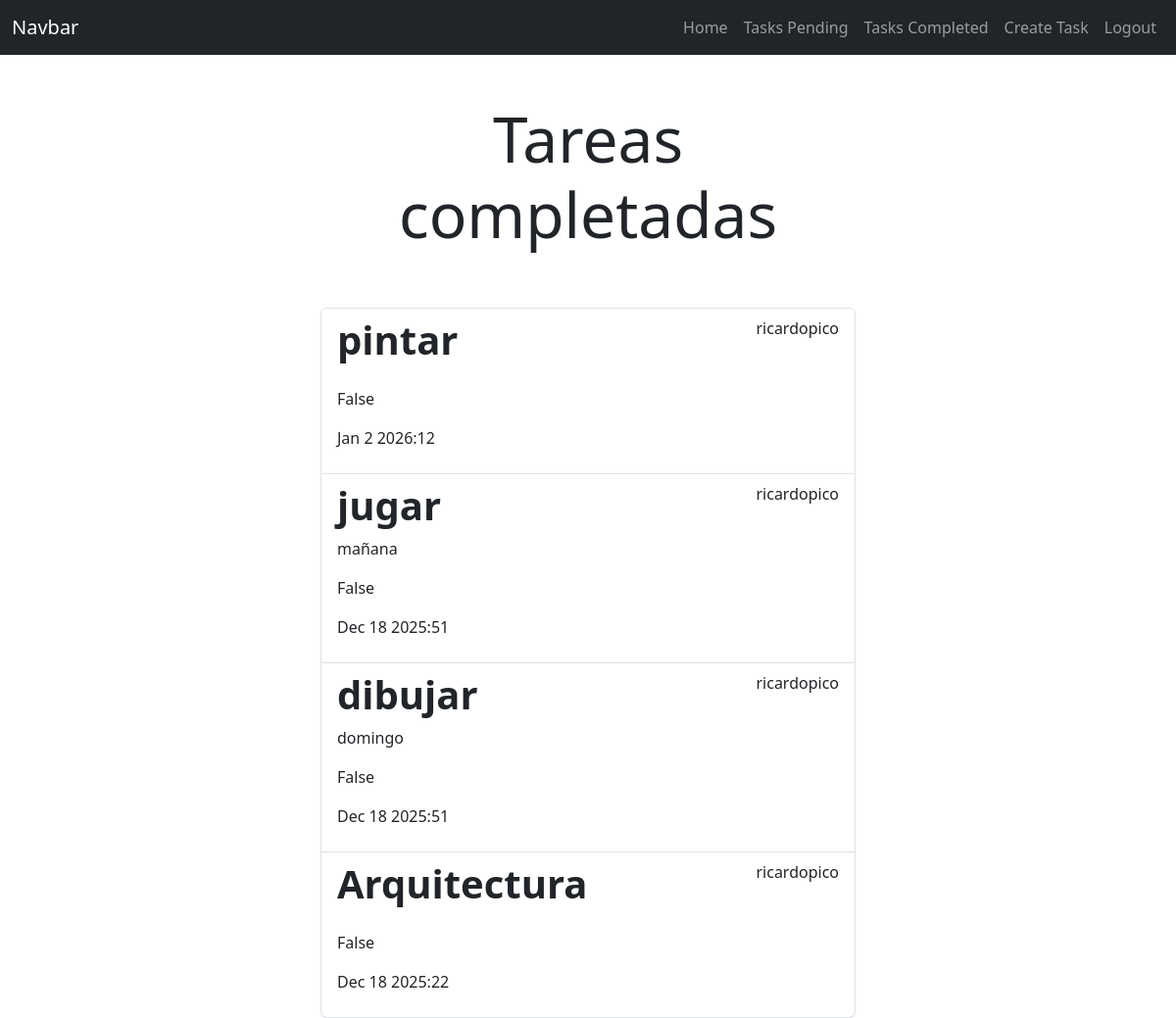
The page /tasks_completed/ (signed in) on the database its author committed.
### tasks/models.py (models this page shows, shortened)
class Task(models.Model):
    title = models.CharField(max_length=100)
    description = models.TextField(blank=True)
    created = models.DateTimeField(auto_now_add=True)
    datecompleted = models.DateTimeField(null=True, blank=True)
    important = models.BooleanField(default=False)
    user = models.ForeignKey(User, on_delete=models.CASCADE)

### tasks/views.py (the view)
# urls.py: path('tasks_completed/',views.tasks_completed,name='tasks_completed'),
@login_required
def tasks_completed(request):
    tasks = Task.objects.filter(user=request.user, datecompleted__isnull=False).order_by('-datecompleted')
    return render(request, 'tasks.html',{'tasks':tasks, 'tipopagina':'Tareas completadas'})

### tasks/templates/tasks.html
{% extends 'base.html' %}
{% block content %}
<main class="container">
    <div class="row">
        <div class="col-md-6 offset-md-3">
            <h1 class="text-center display-3 py-5">{{tipopagina}}</h1>
            <ul class="list-group">
                {% for task in tasks %}
                    <a class="list-group-item" href="{% url 'task_detail' task.id %}">
                        <header class="d-flex justify-content-between">
                            {% if task.important %}
                                <h1 class="fw-bold text-success">{{task.title}}</h1>
                            {% else %}
                                <h1 class="fw-bold">{{task.title}}</h1>
                            {% endif %}
                            <p>{{task.user.username}}</p>
                        </header>
                        <p>{{task.description}}</p>
                        <p>{{task.important}}</p>
                        <p>{{task.datecompleted|date:'M j Y:i'}}</p>
                    </a>
                {% endfor %}
            </ul>
        </div>
    </div>
</main>
{% endblock %}

### tasks/templates/base.html (shortened to what this page needs)
<!DOCTYPE html>
<html lang="en">
<head>
    <link href="https://cdn.jsdelivr.net/npm/bootstrap@5.3.8/dist/css/bootstrap.min.css" rel="stylesheet">
    <link
        href="https://cdn.jsdelivr.net/npm/bootstrap@5.3.8/dist/css/bootstrap.min.css"
        rel="stylesheet"
>
</head>
<body>
<nav class="navbar navbar-expand-lg bg-dark navbar-dark">
    <div class="container-fluid">
        <a class="navbar-brand" href="/">Navbar</a>
        <div class="collapse navbar-collapse" id="navbarNav">
            <ul class="navbar-nav ms-auto">
                <li class="nav-item">
                    <a class="nav-link" href="/">Home</a>
                </li>
                {% if user.is_authenticated %}
                    <li class="nav-item">
                        <a class="nav-link" href="{% url 'tasks' %}">Tasks Pending</a>
                    </li>
                    <li class="nav-item">
                        <a class="nav-link" href="{% url 'tasks_completed' %}">Tasks Completed</a>
                    </li>
                    <li class="nav-item">
                        <a class="nav-link" href="/tasks/create/">Create Task</a>
                    </li>
                    <li class="nav-item">
                        <a class="nav-link" href="/logout">Logout</a>
                    </li>
                {% endif %}
            </ul>
        </div>
    </div>
</nav>
{% block content %}
{% endblock %}
</body>
</html>

### rows shown on the page
Task: title "pintar", user.username "ricardopico", important "False", datecompleted "Jan 2 2026:12"
Task: title "jugar", user.username "ricardopico", description "mañana", important "False", datecompleted "Dec 18 2025:51"
Task: title "dibujar", user.username "ricardopico", description "domingo", important "False", datecompleted "Dec 18 2025:51"
Task: title "Arquitectura", user.username "ricardopico", important "False", datecompleted "Dec 18 2025:22"

### other values the page prints
{{ tipopagina }} "Tareas completadas"
